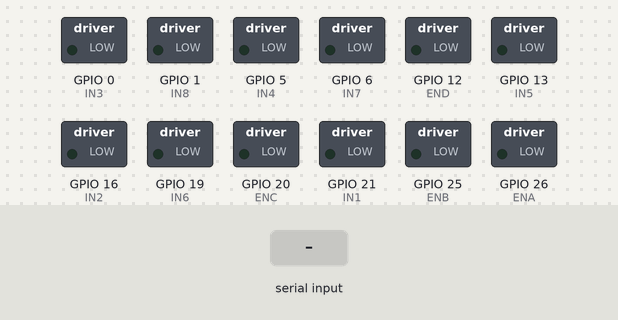
The sketch below on a simulated ESP32. Shown: switched loads named in the sketch (green lamp = pin HIGH). The test bench sets the inputs (shaded band).

Above: at 1.2 s.
1.3 s: "forward,60\n" received over Serial
At 2.2 s:
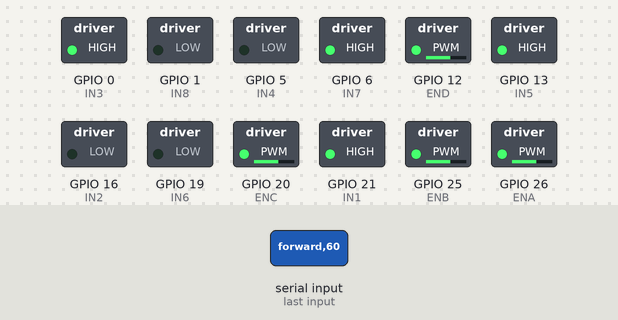
2.8 s: "forward,1\n" received over Serial
At 3.3 s:
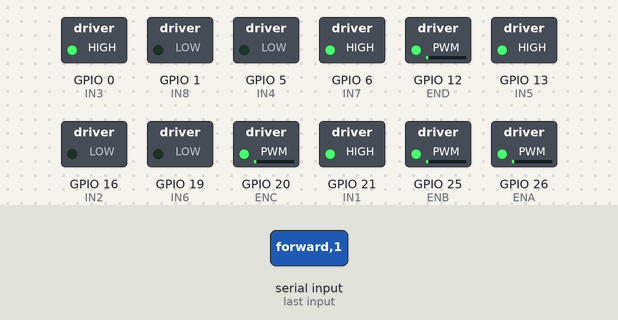
4.3 s: "forward,150\n" received over Serial
At 5.5 s:
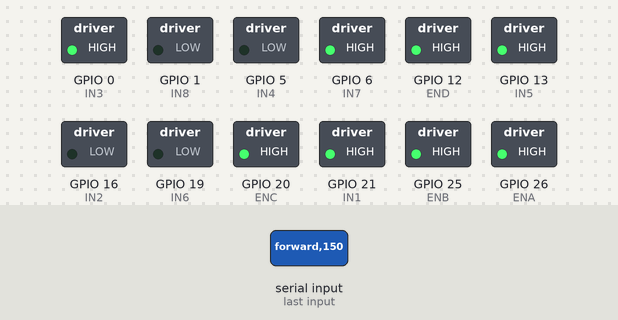
5.8 s: "backward,1\n" received over Serial
At 6.8 s:
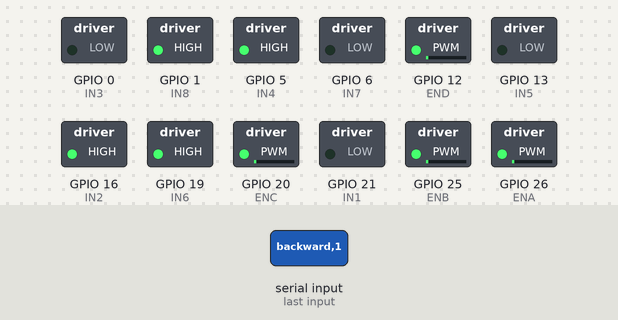
7.3 s: "backward,150\n" received over Serial
At 7.9 s:
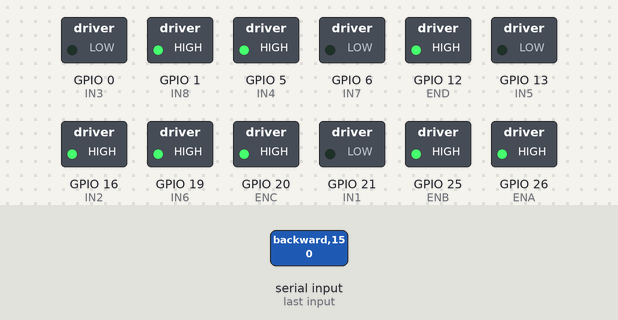
8.8 s: "90,45\n" received over Serial
At 9.1 s:
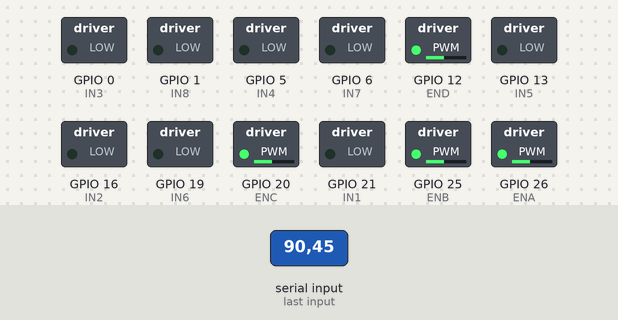
Timing chart, 0 to 11.3 s (numbered marks = the images above; inputs shaded):
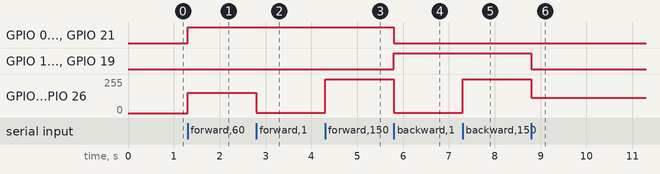

Measured:
- after the input at 1.3 s, GPIO 0 (IN3), GPIO 6 (IN7), GPIO 13 (IN5), GPIO 21 (IN1): LOW → HIGH at once; GPIO 12 (END), GPIO 20 (ENC), GPIO 25 (ENB), GPIO 26 (ENA): 0/255 → 153/255 at once
- after the input at 2.8 s, GPIO 12 (END), GPIO 20 (ENC), GPIO 25 (ENB), GPIO 26 (ENA): 153/255 → 2/255 at once
- after the input at 4.3 s, GPIO 12 (END), GPIO 20 (ENC), GPIO 25 (ENB), GPIO 26 (ENA): 2/255 → 255/255 at once
- after the input at 5.8 s, GPIO 0 (IN3), GPIO 6 (IN7), GPIO 13 (IN5), GPIO 21 (IN1): HIGH → LOW at once; GPIO 1 (IN8), GPIO 5 (IN4), GPIO 16 (IN2), GPIO 19 (IN6): LOW → HIGH at once; GPIO 12 (END), GPIO 20 (ENC), GPIO 25 (ENB), GPIO 26 (ENA): 255/255 → 2/255 at once
- after the input at 7.3 s, GPIO 12 (END), GPIO 20 (ENC), GPIO 25 (ENB), GPIO 26 (ENA): 2/255 → 255/255 at once
- after the input at 8.8 s, GPIO 1 (IN8), GPIO 5 (IN4), GPIO 16 (IN2), GPIO 19 (IN6): HIGH → LOW at once; GPIO 12 (END), GPIO 20 (ENC), GPIO 25 (ENB), GPIO 26 (ENA): 255/255 → 114/255 at once

The sketch:

caccia_arduino.ino
```cpp
// Arduino Mega Motor Control Sketch

// Define motor pins (adjust these pin numbers as needed)
const int ENA = 26;
const int IN1 = 21;
const int IN2 = 16;

const int ENB = 25;
const int IN3 = 0;
const int IN4 = 5;

const int ENC = 20;
const int IN5 = 13;
const int IN6 = 19;

const int END = 12;
const int IN7 = 6;
const int IN8 = 1;

// Stop all motors by turning off outputs and setting PWM to 0
void stopMotors() {
  digitalWrite(IN1, LOW);
  digitalWrite(IN2, LOW);
  digitalWrite(IN3, LOW);
  digitalWrite(IN4, LOW);
  digitalWrite(IN5, LOW);
  digitalWrite(IN6, LOW);
  digitalWrite(IN7, LOW);
  digitalWrite(IN8, LOW);

  analogWrite(ENA, 0);
  analogWrite(ENB, 0);
  analogWrite(ENC, 0);
  analogWrite(END, 0);
}

// Set motor speed based on a percentage (0-100)
void setMotorSpeed(int speedPercentage) {
  // Convert percentage (0-100) to PWM value (0-255)
  int pwmValue = map(speedPercentage, 0, 100, 0, 255);
  analogWrite(ENA, pwmValue);
  analogWrite(ENB, pwmValue);
  analogWrite(ENC, pwmValue);
  analogWrite(END, pwmValue);
}

// Set motor mode/direction
void setMotorMode(String mode) {
  stopMotors();  // ensure motors are stopped before changing direction

  if (mode == "forward") {
    digitalWrite(IN1, HIGH); digitalWrite(IN2, LOW);
    digitalWrite(IN3, HIGH); digitalWrite(IN4, LOW);
    digitalWrite(IN5, HIGH); digitalWrite(IN6, LOW);
    digitalWrite(IN7, HIGH); digitalWrite(IN8, LOW);

  } else if (mode == "backward") {
    digitalWrite(IN1, LOW); digitalWrite(IN2, HIGH);
    digitalWrite(IN3, LOW); digitalWrite(IN4, HIGH);
    digitalWrite(IN5, LOW); digitalWrite(IN6, HIGH);
    digitalWrite(IN7, LOW); digitalWrite(IN8, HIGH);

  } else if (mode == "traslation_left") {
    digitalWrite(IN1, LOW); digitalWrite(IN2, HIGH);
    digitalWrite(IN3, HIGH); digitalWrite(IN4, LOW);
    digitalWrite(IN5, HIGH); digitalWrite(IN6, LOW);
    digitalWrite(IN7, LOW); digitalWrite(IN8, HIGH);

  } else if (mode == "traslation_right") {
    digitalWrite(IN1, HIGH); digitalWrite(IN2, LOW);
    digitalWrite(IN3, LOW); digitalWrite(IN4, HIGH);
    digitalWrite(IN5, LOW); digitalWrite(IN6, HIGH);
    digitalWrite(IN7, HIGH); digitalWrite(IN8, LOW);

  } else if (mode == "diagonal_right_forward") {
    digitalWrite(IN1, HIGH); digitalWrite(IN2, LOW);
    digitalWrite(IN3, LOW); digitalWrite(IN4, LOW);
    digitalWrite(IN5, LOW); digitalWrite(IN6, LOW);
    digitalWrite(IN7, HIGH); digitalWrite(IN8, LOW);

  } else if (mode == "diagonal_right_backward") {
    digitalWrite(IN1, LOW); digitalWrite(IN2, HIGH);
    digitalWrite(IN3, LOW); digitalWrite(IN4, LOW);
    digitalWrite(IN5, LOW); digitalWrite(IN6, LOW);
    digitalWrite(IN7, LOW); digitalWrite(IN8, HIGH);

  } else if (mode == "diagonal_left_forward") {
    digitalWrite(IN1, LOW); digitalWrite(IN2, LOW);
    digitalWrite(IN3, HIGH); digitalWrite(IN4, LOW);
    digitalWrite(IN5, HIGH); digitalWrite(IN6, LOW);
    digitalWrite(IN7, LOW); digitalWrite(IN8, LOW);

  } else if (mode == "diagonal_left_backward") {
    digitalWrite(IN1, LOW); digitalWrite(IN2, LOW);
    digitalWrite(IN3, LOW); digitalWrite(IN4, HIGH);
    digitalWrite(IN5, LOW); digitalWrite(IN6, HIGH);
    digitalWrite(IN7, LOW); digitalWrite(IN8, LOW);

  } else if (mode == "turn_left") {
    digitalWrite(IN1, HIGH); digitalWrite(IN2, LOW);
    digitalWrite(IN3, LOW); digitalWrite(IN4, HIGH);
    digitalWrite(IN5, HIGH); digitalWrite(IN6, LOW);
    digitalWrite(IN7, LOW); digitalWrite(IN8, HIGH);

  } else if (mode == "turn_right") {
    digitalWrite(IN1, LOW); digitalWrite(IN2, HIGH);
    digitalWrite(IN3, HIGH); digitalWrite(IN4, LOW);
    digitalWrite(IN5, LOW); digitalWrite(IN6, HIGH);
    digitalWrite(IN7, HIGH); digitalWrite(IN8, LOW);

  } else if (mode == "stop") {
    // do nothing; motors are already stopped
  }
}

void setup() {
  Serial.begin(9600);

  // Set motor control pins as OUTPUT
  pinMode(ENA, OUTPUT);
  pinMode(IN1, OUTPUT);
  pinMode(IN2, OUTPUT);
  pinMode(ENB, OUTPUT);
  pinMode(IN3, OUTPUT);
  pinMode(IN4, OUTPUT);
  pinMode(ENC, OUTPUT);
  pinMode(IN5, OUTPUT);
  pinMode(IN6, OUTPUT);
  pinMode(END, OUTPUT);
  pinMode(IN7, OUTPUT);
  pinMode(IN8, OUTPUT);

  stopMotors();
}

void loop() {
  if (Serial.available()) {
    // Expect command in format: "mode,speed" (e.g., "forward,60")
    String command = Serial.readStringUntil('\n');
    command.trim();
    int commaIndex = command.indexOf(',');
    if (commaIndex > 0) {
      String mode = command.substring(0, commaIndex);
      int speed = command.substring(commaIndex + 1).toInt();

      setMotorMode(mode);
      setMotorSpeed(speed);
    }
  }
}
```
